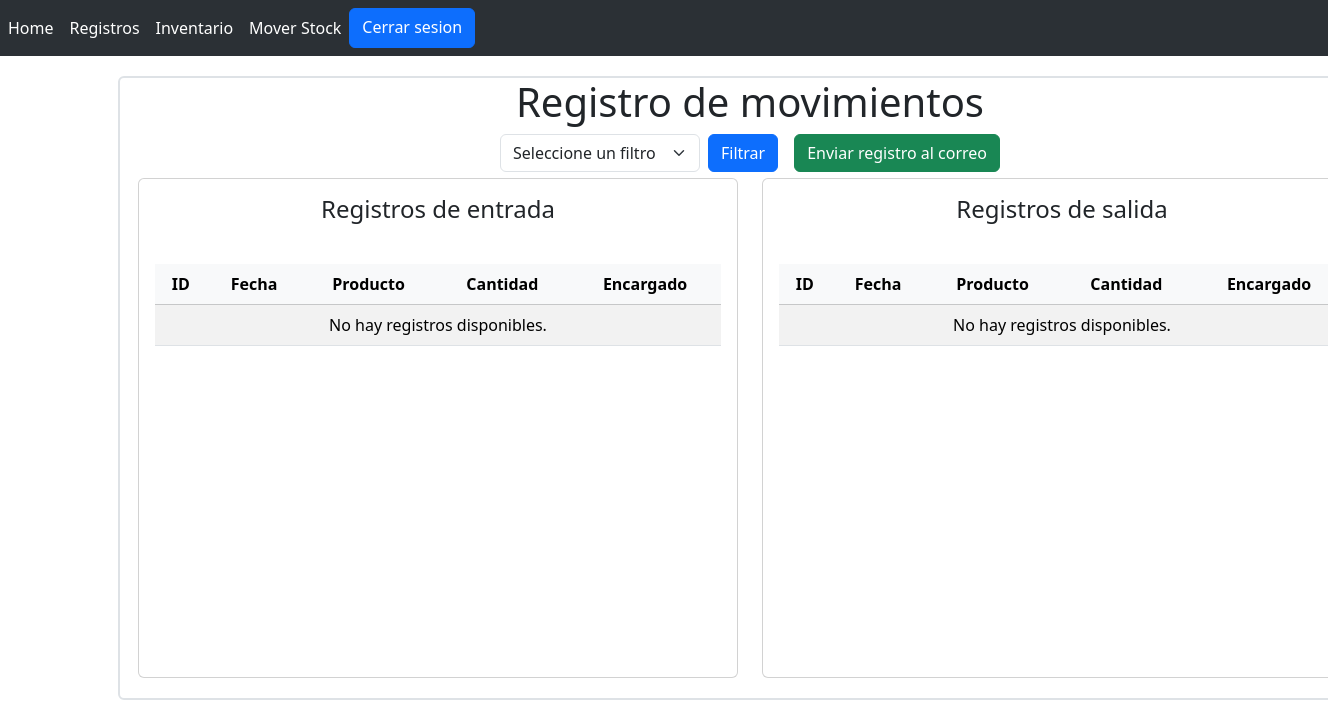
/records (signed in), run on an earlier commit of the app's database.
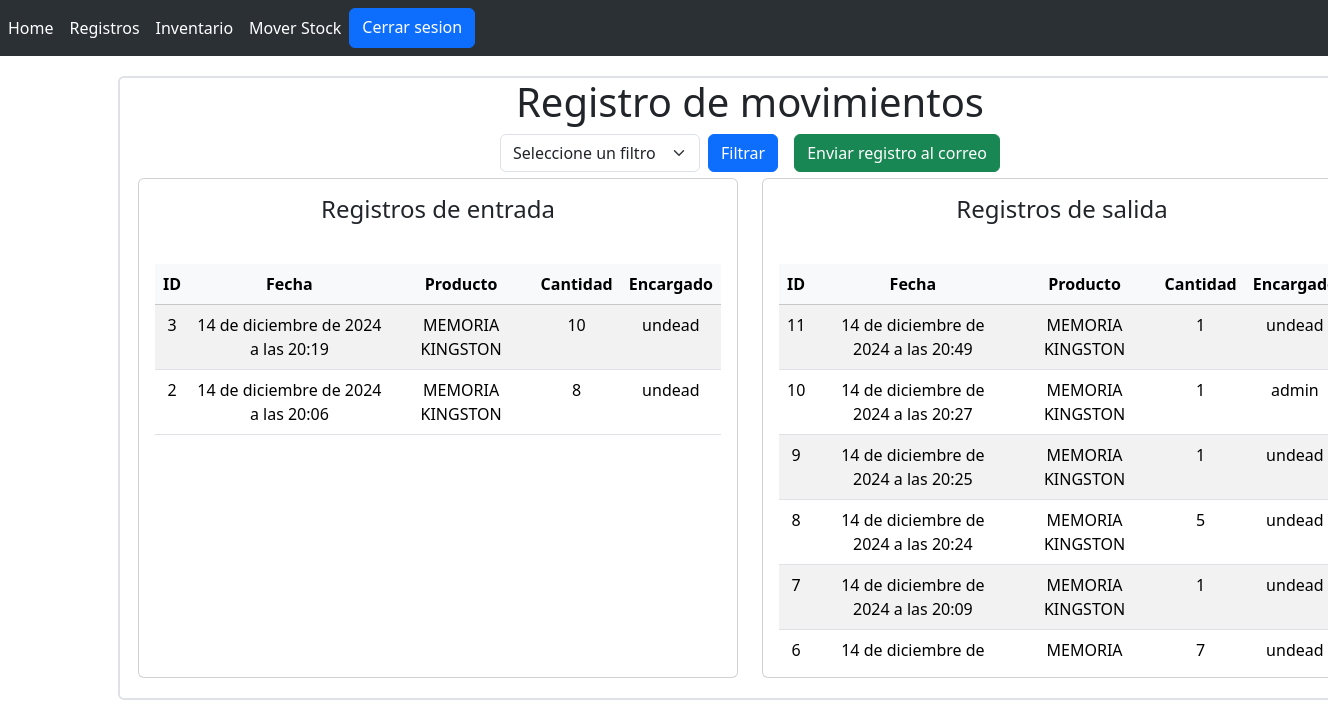
And on a later commit of the database.
### crud/models.py (models this page shows, shortened)
class addMovements(models.Model):
    addmov_id=models.AutoField(primary_key=True)
    addmov_date=models.DateTimeField(auto_now_add=True)
    addmov_prodQuantity=models.PositiveIntegerField()
    product=models.ForeignKey(product, on_delete=models.CASCADE, verbose_name=("product"), default=1)
    incharge=models.ForeignKey(Profile, on_delete=models.CASCADE, verbose_name=("profile"), default=1)

class product(models.Model):
    product_id=models.AutoField(primary_key=True)
    product_name=models.CharField(max_length=50)
    product_image=models.ImageField()
    product_stock=models.PositiveIntegerField()
    product_price=models.PositiveIntegerField()
    product_desc=models.CharField(max_length=50)
    storage=models.ForeignKey(storage, on_delete=models.CASCADE, verbose_name=("storage"), default=1)

class removeMovements(models.Model):
    removemov_id=models.AutoField(primary_key=True)
    removemov_date=models.DateTimeField(auto_now_add=True)
    removemov_prodQuantity=models.PositiveIntegerField()
    product=models.ForeignKey(product, on_delete=models.CASCADE, verbose_name=("product"), default=1)
    incharge=models.ForeignKey(Profile, on_delete=models.CASCADE, verbose_name=("profile"), default=1)

### registerlogin/models.py (models this page shows, shortened)
class Profile(models.Model):
    user=models.OneToOneField(User, on_delete=models.CASCADE, related_name="profile",verbose_name="Usuario")
    image=models.ImageField(default="users/usuario_defecto.jpg", upload_to="users/",verbose_name="Imagen de perfil")
    rut=models.CharField(max_length=12,null=True,blank=True,verbose_name="Rut")
    name=models.CharField(max_length=50,null=True,blank=True,verbose_name="Nombre")
    email=models.EmailField(max_length=254, verbose_name="Correo")
    telephone=models.CharField(max_length=150,null=True,blank=True,verbose_name="Telefono")
    class Meta:
        verbose_name="perfil"
        verbose_name_plural="perfiles"
        ordering=["-id"]

### core/views.py (the view, shortened to what this page needs)
# urls.py: path('records', viewscore.records, name='records'),
def records(request):
    period=request.GET.get("periodoftime")
    if period=="day":
        today = datetime.now()
        period_start = datetime.combine(today.date(), datetime.min.time())  # 00:00:00
        period_end = datetime.combine(today.date(), datetime.max.time())    # 23:59:59
        recordsoftodayadd=addMovements.objects.filter(addmov_date__range=(period_start, period_end)).order_by('-addmov_date')
        recordsoftodayremove=removeMovements.objects.filter(removemov_date__range=(period_start, period_end)).order_by('-removemov_date')
        recordsadd=recordsoftodayadd
        recordsremove=recordsoftodayremove
        print("add",recordsadd)
        print("remove",recordsremove)
    elif period=="all":
        today = datetime.now()
        period_start=today
        period_end="Inicio"
        recordsadd=addMovements.objects.all()
        recordsremove=removeMovements.objects.all()
    else:
        today = datetime.now()
        period_start = datetime.combine(today.date(), datetime.min.time())  # 00:00:00
        period_end = datetime.combine(today.date(), datetime.max.time())    # 23:59:59
        recordsoftodayadd=addMovements.objects.filter(addmov_date__range=(period_start, period_end)).order_by('-addmov_date')
        recordsoftodayremove=removeMovements.objects.filter(removemov_date__range=(period_start, period_end)).order_by('-removemov_date')
        recordsadd=recordsoftodayadd
        recordsremove=recordsoftodayremove
    return render(request,"core/records.html",{
        "recordsadd":recordsadd,
        "recordsremove":recordsremove
    })

### core/templates/core/records.html (shortened to what this page needs)
{% extends "core/base.html" %}
{% load static %}
{% block content %}
<div class="container" style="padding-top: 20px;">
    <div class="container position-relative">
        <div class="card text-center border border-2" style="width: 79rem; height: 39rem;">
            <h1>Registro de movimientos</h1>
            <div class="d-flex justify-content-center gap-3">
                <form method="get" action="{% url 'records' %}">
                    <div class="d-flex align-items-center">
                        <select name="periodoftime" class="form-select me-2" style="width: 200px;" required>
                            <option value="" selected disabled>Seleccione un filtro</option>
                        </select>
                        <button type="submit" class="btn btn-primary">Filtrar</button>
                    </div>
                </form>
                <form method="post" action="">
                    <button type="submit" class="btn btn-success">
                         Enviar registro al correo
                    </button>
                </form>
            </div>
            <div class="card position-absolute" style="width: 600px; height: 500px; top: 100px; left: 18px;">
                <h4 class="p-3">Registros de entrada</h4>
                <div class="card-body">
                    <div class="table-responsive" style="height: 400px; overflow-y: auto;">
                        <table class="table table-striped table-hover">
                            <thead class="table-light" style="position: sticky; top: 0; z-index: 1020;">
                                <tr>
                                    <th>ID</th>
                                    <th>Fecha</th>
                                    <th>Producto</th>
                                    <th>Cantidad</th>
                                    <th>Encargado</th>
                                </tr>
                            </thead>
                            <tbody>
                                {% if recordsadd %}
                                    {% for record in recordsadd %}
                                        <tr>
                                            <td>{{ record.addmov_id }}</td>
                                            <td>{{ record.addmov_date }}</td>
                                            <td>{{ record.product.product_name }}</td>
                                            <td>{{ record.addmov_prodQuantity }}</td>
                                            <td>{{ record.incharge.user.username }}</td>
                                        </tr>
                                    {% endfor %}
                                {% else %}
                                    <tr>
                                        <td colspan="5">No hay registros disponibles.</td>
                                    </tr>
                                {% endif %}
                            </tbody>
                        </table>
                    </div>
                </div>
            </div>
            <div class="card position-absolute" style="width: 600px; height: 500px; top: 100px; right: 18px;">
                <h4 class="p-3">Registros de salida</h4>
                <div class="card-body">
                    <div class="table-responsive" style="height: 400px; overflow-y: auto;">
                        <table class="table table-striped table-hover">
                            <thead class="table-light" style="position: sticky; top: 0; z-index: 1020;">
                                <tr>
                                    <th>ID</th>
                                    <th>Fecha</th>
                                    <th>Producto</th>
                                    <th>Cantidad</th>
                                    <th>Encargado</th>
                                </tr>
                            </thead>
                            <tbody>
                                {% if recordsremove %}
                                    {% for record in recordsremove %}
                                        <tr>
                                            <td>{{ record.removemov_id }}</td>
                                            <td>{{ record.removemov_date }}</td>
                                            <td>{{ record.product.product_name }}</td>
                                            <td>{{ record.removemov_prodQuantity }}</td>
                                            <td>{{ record.incharge.user.username }}</td>
                                        </tr>
                                    {% endfor %}
                                {% else %}
                                    <tr>
                                        <td colspan="5">No hay registros disponibles.</td>
                                    </tr>
                                {% endif %}
                            </tbody>
                        </table>
                    </div>
                </div>
            </div>
        </div>
    </div>
</div>
{% endblock content %}

### core/templates/core/base.html (shortened to what this page needs)
{% load static %}
<!DOCTYPE html>
<html lang="en">
<head>
    <link rel="stylesheet" href="{% static 'core/css/bootstrap.min.css' %}">
</head>
<body>
    <nav class="navbar navbar-expand-lg bg-body-tertiary bg-dark border-body " data-bs-theme="dark" >
        <div class="collapse navbar-collapse" id="navbarNavAltMarkup">
            <div class="navbar-nav ">
                <a href="/" class="nav-link active" aria-current="page">Home</a>
                <a href="/records" class="nav-link active" aria-current="page">Registros</a>
                <a href="/inventory" class="nav-link active " aria-current="page">Inventario</a>
                <a href="/movestock" class="nav-link active " aria-current="page">Mover Stock</a>
                {% if request.user.is_authenticated %}
                <a class="btn btn-primary float-end" href={% url 'logout' %}>Cerrar sesion</a>
                {% else %}
                <a class="btn btn-primary float-end" href={% url 'login'%}>Iniciar sesión</a>
                {% endif %}
            </div>
        </div>
    </nav>
    {% if request.user.is_authenticated %}
        {% block content %}{% endblock content %}
    {% else %}
        {% block logincontent %}{% endblock logincontent %}
    {% endif %}
</body>
</html>

What changed in the data, as far as the page shows it:
added addMovements: addmov_id "3", addmov_date "14 de diciembre de 2024 a las 20:19", product.product_name "MEMORIA KINGSTON", addmov_prodQuantity "10", incharge.user.username "undead"
added addMovements: addmov_id "2", addmov_date "14 de diciembre de 2024 a las 20:06", product.product_name "MEMORIA KINGSTON", addmov_prodQuantity "8", incharge.user.username "undead"
added removeMovements: removemov_id "11", removemov_date "14 de diciembre de 2024 a las 20:49", product.product_name "MEMORIA KINGSTON", removemov_prodQuantity "1", incharge.user.username "undead"
added removeMovements: removemov_id "10", removemov_date "14 de diciembre de 2024 a las 20:27", product.product_name "MEMORIA KINGSTON", removemov_prodQuantity "1", incharge.user.username "admin"
added removeMovements: removemov_id "9", removemov_date "14 de diciembre de 2024 a las 20:25", product.product_name "MEMORIA KINGSTON", removemov_prodQuantity "1", incharge.user.username "undead"
added removeMovements: removemov_id "8", removemov_date "14 de diciembre de 2024 a las 20:24", product.product_name "MEMORIA KINGSTON", removemov_prodQuantity "5", incharge.user.username "undead"
added removeMovements: removemov_id "7", removemov_date "14 de diciembre de 2024 a las 20:09", product.product_name "MEMORIA KINGSTON", removemov_prodQuantity "1", incharge.user.username "undead"
added removeMovements: removemov_id "6", removemov_date "14 de diciembre de…", product.product_name "MEMORIA…", removemov_prodQuantity "7", incharge.user.username "undead"
Also different on the page:
text no longer shown: "No hay registros disponibles. No hay registros disponibles."
